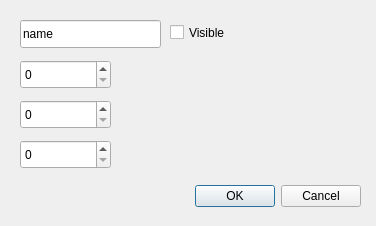
<?xml version="1.0" encoding="UTF-8"?>
<ui version="4.0">
 <class>OptionDialog</class>
 <widget class="QDialog" name="OptionDialog">
  <property name="geometry">
   <rect>
    <x>0</x>
    <y>0</y>
    <width>376</width>
    <height>226</height>
   </rect>
  </property>
  <property name="windowTitle">
   <string>Dialog</string>
  </property>
  <widget class="QDialogButtonBox" name="buttonBox">
   <property name="geometry">
    <rect>
     <x>20</x>
     <y>180</y>
     <width>341</width>
     <height>32</height>
    </rect>
   </property>
   <property name="orientation">
    <enum>Qt::Orientation::Horizontal</enum>
   </property>
   <property name="standardButtons">
    <set>QDialogButtonBox::StandardButton::Cancel|QDialogButtonBox::StandardButton::Ok</set>
   </property>
  </widget>
  <widget class="QLineEdit" name="lineEdit">
   <property name="geometry">
    <rect>
     <x>20</x>
     <y>20</y>
     <width>141</width>
     <height>28</height>
    </rect>
   </property>
   <property name="text">
    <string>name</string>
   </property>
  </widget>
  <widget class="QSpinBox" name="spinBoxR">
   <property name="geometry">
    <rect>
     <x>20</x>
     <y>60</y>
     <width>91</width>
     <height>29</height>
    </rect>
   </property>
   <property name="contextMenuPolicy">
    <enum>Qt::ContextMenuPolicy::ActionsContextMenu</enum>
   </property>
   <property name="maximum">
    <number>255</number>
   </property>
  </widget>
  <widget class="QSpinBox" name="spinBoxG">
   <property name="geometry">
    <rect>
     <x>20</x>
     <y>100</y>
     <width>91</width>
     <height>29</height>
    </rect>
   </property>
  </widget>
  <widget class="QSpinBox" name="spinBoxB">
   <property name="geometry">
    <rect>
     <x>20</x>
     <y>140</y>
     <width>91</width>
     <height>29</height>
    </rect>
   </property>
  </widget>
  <widget class="QCheckBox" name="checkBox">
   <property name="geometry">
    <rect>
     <x>170</x>
     <y>20</y>
     <width>92</width>
     <height>25</height>
    </rect>
   </property>
   <property name="text">
    <string>Visible</string>
   </property>
  </widget>
 </widget>
 <resources/>
 <connections>
  <connection>
   <sender>buttonBox</sender>
   <signal>accepted()</signal>
   <receiver>OptionDialog</receiver>
   <slot>accept()</slot>
   <hints>
    <hint type="sourcelabel">
     <x>248</x>
     <y>254</y>
    </hint>
    <hint type="destinationlabel">
     <x>157</x>
     <y>274</y>
    </hint>
   </hints>
  </connection>
  <connection>
   <sender>buttonBox</sender>
   <signal>rejected()</signal>
   <receiver>OptionDialog</receiver>
   <slot>reject()</slot>
   <hints>
    <hint type="sourcelabel">
     <x>316</x>
     <y>260</y>
    </hint>
    <hint type="destinationlabel">
     <x>286</x>
     <y>274</y>
    </hint>
   </hints>
  </connection>
 </connections>
</ui>
